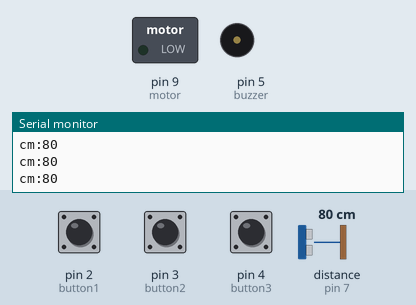
Recording of a sketch running on a simulated Arduino Uno, built with avr-gcc and run on an emulated ATmega328P. Parts: switched loads named in the sketch (green lamp = pin HIGH), buzzer (waves = sounding, pin HIGH), the last lines printed to the serial monitor. Wiring (inferred from the names in the program): ultrasonic range finder: trigger pin 8; echo pin 7. Dashed ring = blinking. The test bench sets the inputs (shaded band); at power-on: pin 2 (button1) HIGH, pin 3 (button2) HIGH, pin 4 (button3) HIGH, distance to the obstacle (sensor on pin 7) 80 cm. The echo pulse lasts 58.3 µs per cm; pins used as bus, display or sensor lines are not drawn.

Above: at 1.3 s.
1.4 s: pin 2 (button1) pulled LOW for 0.4 s
At 1.59 s:
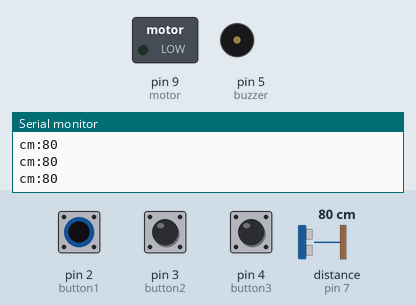
4.4 s: pin 3 (button2) pulled LOW for 0.4 s
At 4.86 s:
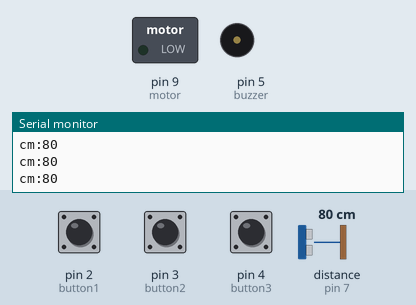
7.4 s: pin 4 (button3) pulled LOW for 0.4 s
At 7.47 s:
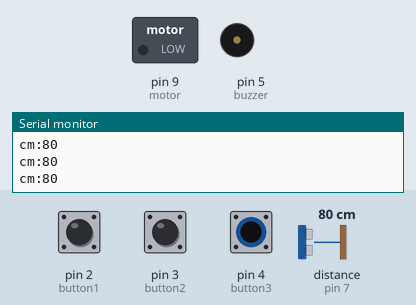
10.4 s: distance to the obstacle (sensor on pin 7) set to 2 cm
13.4 s: pin 2 (button1) pulled LOW for 1 s
At 14.3 s:
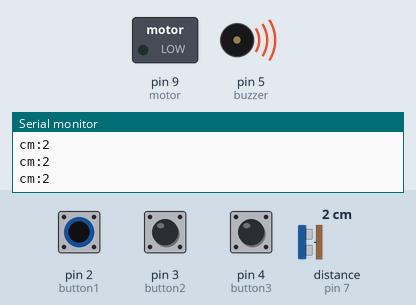
17.4 s: distance to the obstacle (sensor on pin 7) set to 18 cm
At 18.3 s:
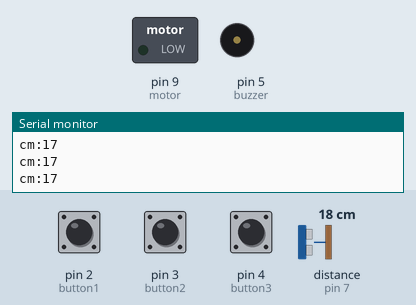
Timing chart, 0 to 21.4 s (numbered marks = the images above; inputs shaded):
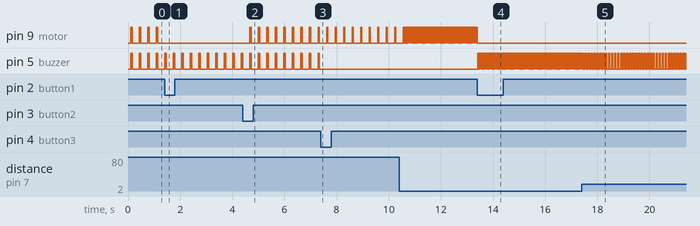

The sketch:

smartblindstick.ino
```cpp
// C++ code
#define button1 2 // this button use for only Alarm mode
#define button2 3 // this button use for Alarm & Vibrator mode
#define button3 4 // this button use for only Vibrator mode
#define buzzer 5 // this pin use for Alarm
#define motor 9 // this pin use for Vibrator Motor
#define echopin 7 // echo pin
#define trigpin 8 // Trigger pin
int Alarm=1, Vibrator=1;
int cm; // Duration used to calculate distance
void setup(){ // put your setup code here, to run once
Serial.begin(9600);// initialize serial communication at 9600 bits per second:
pinMode(button1, INPUT_PULLUP);
pinMode(button2, INPUT_PULLUP);
pinMode(button3, INPUT_PULLUP);
pinMode(buzzer, OUTPUT); //declare buzzer as output
pinMode(motor, OUTPUT); //declare vibrator Motor as output
pinMode(trigpin, OUTPUT); // declare ultrasonic sensor Echo pin as input
pinMode(echopin, INPUT); // declare ultrasonic sensor Trigger pin as Output
delay(100);
}
void loop(){

long duration;
if(digitalRead(button1)==0) Alarm=1, Vibrator=0; //only Alarm mode
if(digitalRead(button2)==0) Alarm=1, Vibrator=1; //Alarm & Vibrator mode
if(digitalRead(button3)==0) Alarm=0, Vibrator=1; //only Vibrator mode
// Write a pulse to the HC-SR04 Trigger Pin
digitalWrite(trigpin, LOW);
delayMicroseconds(2);
digitalWrite(trigpin, HIGH);
delayMicroseconds(10);
digitalWrite(trigpin, LOW);

// Measure the response from the HC-SR04 Echo Pin
duration = pulseIn (echopin, HIGH);
 // Determine distance from duration
 // Use 343 metres per second as speed of sound
cm = microsecondsToCentimeters(duration);
Serial.print("cm:");Serial.println(cm);
if(cm<=100 && cm>0){
int d = map(cm, 1, 300, 10, 1000);
if(Alarm==1)digitalWrite(buzzer, HIGH); // Turn on Buzzer
if(Vibrator==1)digitalWrite(motor, HIGH); // Turn on Vibrator
delay(50);
digitalWrite(buzzer, LOW); // Turn off Buzzer
digitalWrite(motor, LOW); // Turn off Vibrator
delay(d);
}
}
long microsecondsToCentimeters(long microseconds) {
return microseconds / 29 / 2;
}
```

Measured:
- after the input at 1.4 s, pin 9 (motor): stops changing and stays LOW
- after the input at 4.4 s, pin 9 (motor): alternates HIGH for 0.05 s and LOW for 0.28 s, starting after 0.28 s
- after the input at 7.4 s, pin 5 (buzzer): stops changing and stays LOW
- after the input at 10.4 s, pin 9 (motor): alternates HIGH for 0.05 s and LOW for 0.01 s, starting after 0.21 s
- after the input at 13.4 s, pin 9 (motor): stops changing and stays LOW; pin 5 (buzzer): alternates HIGH for 0.05 s and LOW for 0.01 s, starting at once
- after the input at 17.4 s, pin 5 (buzzer): alternates HIGH for 0.05 s and LOW for 0.06 s, starting after 0.12 s
- by itself, pin 9 (motor), pin 5 (buzzer): alternates HIGH for 0.05 s and LOW for 0.28 s
